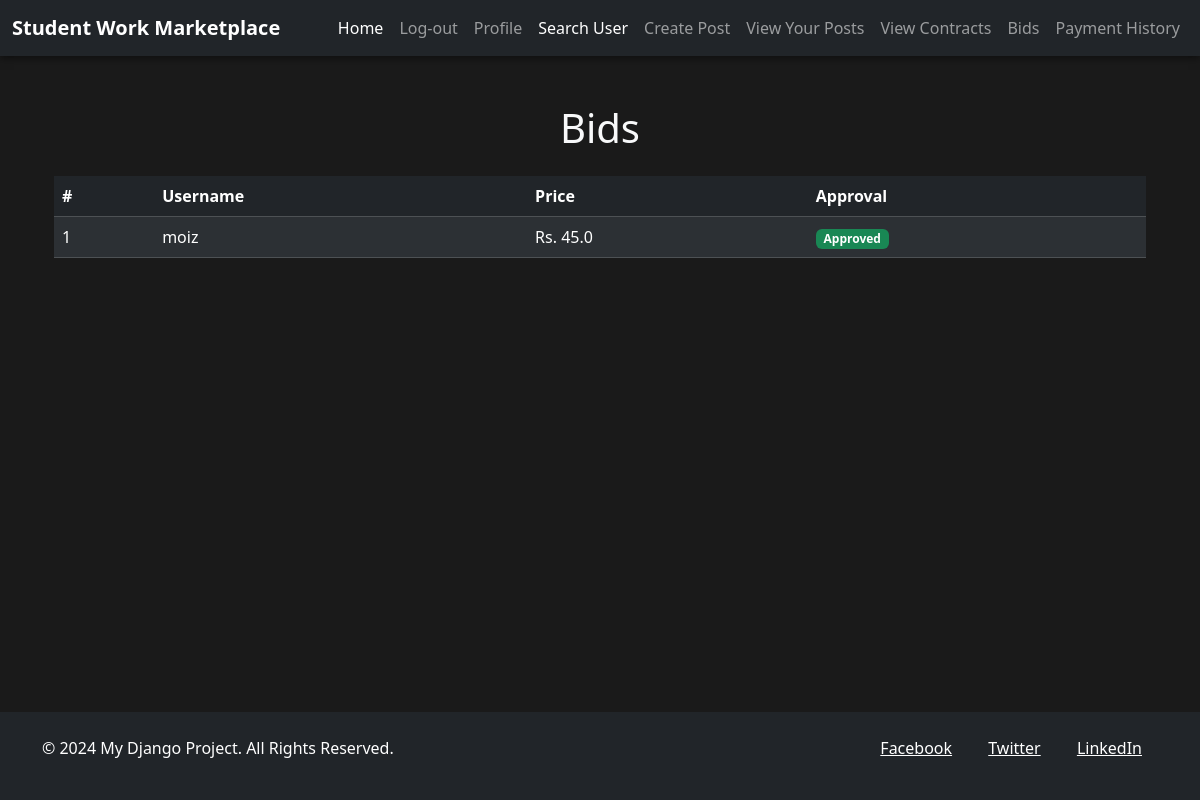
Screenshot of /view_post_bidders/5 (signed in) with the database file from the repository.
### webapp/models.py (models this page shows)
class Bid(models.Model):
    freelancer = models.ForeignKey(Custom_user, on_delete=models.CASCADE, null=False)
    post_id = models.ForeignKey(
        Post, on_delete=models.CASCADE, null=False, related_name="bids"
    )
    status = models.BooleanField(default=False)
    amount = models.FloatField(null=False, blank=False, help_text="Enter amount to bid")
    created_at = models.DateTimeField(auto_now_add=True, null=False)
    updated_at = models.DateTimeField(auto_now=True, null=False)
    class Meta:
        unique_together = ("freelancer_id", "post_id")

class Custom_user(AbstractUser):
    TYPE_CHOICES = [
        ("admin", "Administrator"),
        ("client", "Client"),
        ("freelancer", "Freelancer"),
    ]
    typee = models.CharField(
        max_length=50, null=False, blank=False, choices=TYPE_CHOICES, default=""
    )
    status = models.BooleanField(null=False, default=False)
    img = models.ImageField(upload_to="images/", null=False, blank=True, default="")
    UNI_CHOICES = [
        ("fast", "FAST"),
        ("lums", "LUMS"),
        ("punjab", "PUNJAB UNIVERSITY"),
    ]
    university_name = models.CharField(
        max_length=50, null=False, blank=False, choices=UNI_CHOICES, default=""
    )
    roll_no = models.CharField(max_length=50, null=False, blank=False, default="")
    email = models.EmailField(
        unique=True, blank=False, null=False
    )  # Ensure email is unique

### webapp/views.py (the view)
@login_required
def view_post_bidders(request, post_id):
    if request.user.typee == "client":
        post = get_object_or_404(Post, pk=post_id, user=request.user)
        bids = post.bids.all()
        return render(request, "view_post_bidders.html", {"bids": bids})
    else:
        return HttpResponseForbidden("You are not a client")

### webapp/templates/view_post_bidders.html (shortened to what this page needs)
{% extends "base.html" %}
{% block content %}
  <div class="container mt-4">
    <h1 class="text-center mb-4 text-light">Bids</h1>
    <div class="table-responsive">
      <table class="table table-dark table-striped">
        <thead>
          <tr>
            <th scope="col">#</th>
            <th scope="col">Username</th>
            <th scope="col">Price</th>
            <th scope="col">Approval</th>
          </tr>
        </thead>
        <tbody>
          {% for bid in bids %}
            <tr>
              <td>{{ forloop.counter }}</td>
              <td>{{ bid.freelancer.username }}</td>
              <td>Rs. {{ bid.amount }}</td>
              <td>
                {% if bid.status %}
                  <span class="badge bg-success">Approved</span>
                {% else %}
                  <a href="{% url 'create_contract' bid.pk %}" class="btn btn-success btn-sm">Approve</a>
                {% endif %}
              </td>
            </tr>
          {% endfor %}
        </tbody>
      </table>
    </div>
  </div>
{% endblock %}

### webapp/templates/base.html (style rules this page uses)
html, body { height: 100%; margin: 0; display: flex; flex-direction: column; background-color: #1a1a1a; color: #fff; }
.container { flex: 1; }

### rows the page displays
Bid: freelancer.username "moiz", amount "45.0", status "Approved"
